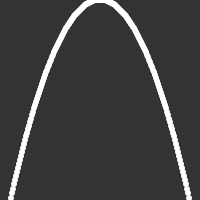
Frame 1 (no input)
Frame 60 (the mouse pressed at the canvas centre just before this capture): identical to frame 1, image omitted
Frame 120 (the mouse held since frame 60 and released just before this capture): identical to frame 1, image omitted

The Processing sketch that drew this single still picture (run headless with seeded random() and noise(); from frame 60 on, the mouse is pressed at the canvas centre):

// Processing sketch: processing_108346
// ── processing_108346.pde

int x = 0;int y = 0; int valor=100;
void setup()
{
  noStroke();
  size(200, 200);
}
void draw() {
  background(51);
  funcionCuadratica();
}
void funcionCuadratica() {
for(int x = -valor; x < valor; x++) {
  y=(x*x)/40;
    fill(255);
  ellipse(x+100, y, 6, 6);
}
}
